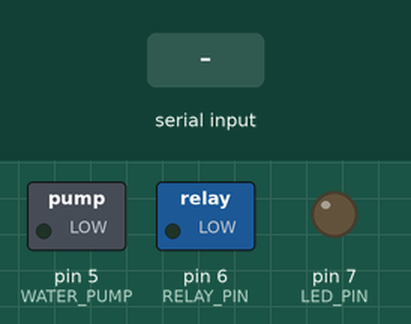
A sketch run on a simulated Arduino Uno, built with avr-gcc and run on an emulated ATmega328P. On the bench: switched loads named in the sketch (green lamp = pin HIGH), output pins drawn as LEDs (lit = HIGH). Inputs (shaded band) come from the test bench. What the sketch prints to the serial monitor is not drawn.

Above: at 1.2 s.
1.3 s: "PUMP ON\n" received over Serial
At 2.5 s:
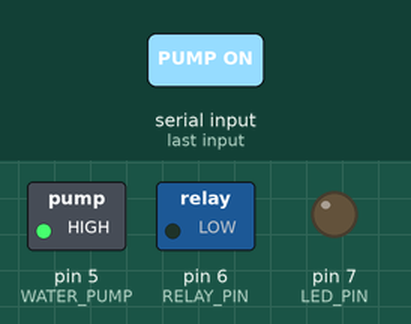
2.8 s: "FAN ON\n" received over Serial
At 3.8 s:
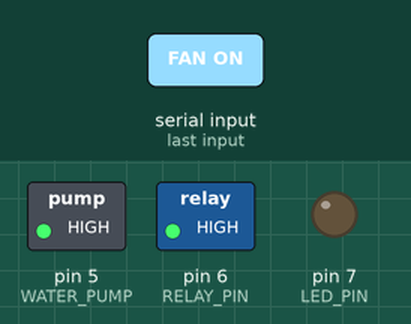
4.3 s: "PUMP OFF\n" received over Serial
At 5.0 s:
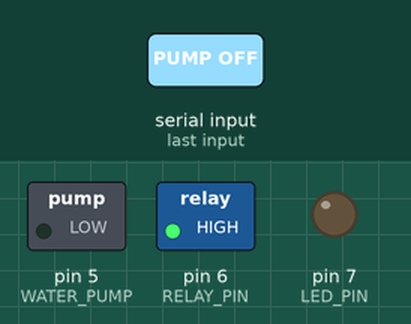
5.8 s: "LIGHT ON\n" received over Serial
At 6.2 s:
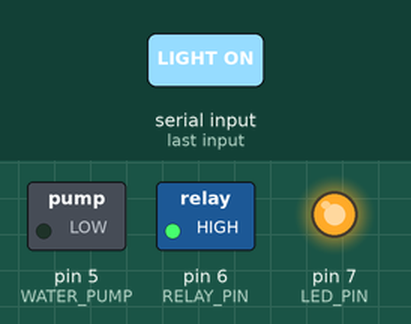
7.3 s: "FAN OFF\n" received over Serial
At 8.5 s:
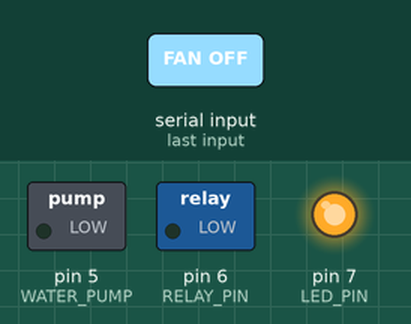
8.8 s: "PUMP ON\n" received over Serial
At 9.6 s:
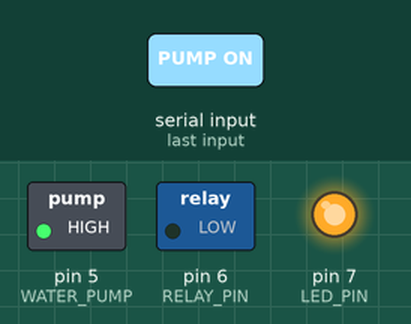
Timing chart, 0 to 11.3 s (numbered marks = the images above; inputs shaded):
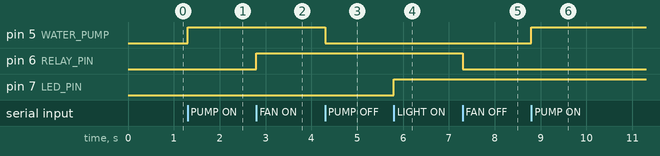

Measured:
- after the input at 1.3 s, pin 5 (WATER_PUMP): LOW → HIGH at once
- after the input at 2.8 s, pin 6 (RELAY_PIN): LOW → HIGH at once
- after the input at 4.3 s, pin 5 (WATER_PUMP): HIGH → LOW at once
- after the input at 5.8 s, pin 7 (LED_PIN): LOW → HIGH at once
- after the input at 7.3 s, pin 6 (RELAY_PIN): HIGH → LOW at once
- after the input at 8.8 s, pin 5 (WATER_PUMP): LOW → HIGH at once

The sketch:

farm_kit_test.ino
```cpp
#define WATER_PUMP 5
#define RELAY_PIN 6
#define LED_PIN 7

void setup() {
    Serial.begin(115200);
    Serial.println("🌱 Farm Kit Test Initializing...");

    pinMode(WATER_PUMP, OUTPUT);
    pinMode(RELAY_PIN, OUTPUT);
    pinMode(LED_PIN, OUTPUT);

    digitalWrite(WATER_PUMP, LOW);
    digitalWrite(RELAY_PIN, LOW);
    digitalWrite(LED_PIN, LOW);
}

void loop() {
    if (Serial.available()) {
        String command = Serial.readStringUntil('\n');
        command.trim();

        if (command == "PUMP ON") {
            digitalWrite(WATER_PUMP, HIGH);
            Serial.println("{\"status\":\"PUMP ON\"}");
        } else if (command == "PUMP OFF") {
            digitalWrite(WATER_PUMP, LOW);
            Serial.println("{\"status\":\"PUMP OFF\"}");
        } else if (command == "FAN ON") {
            digitalWrite(RELAY_PIN, HIGH);
            Serial.println("{\"status\":\"FAN ON\"}");
        } else if (command == "FAN OFF") {
            digitalWrite(RELAY_PIN, LOW);
            Serial.println("{\"status\":\"FAN OFF\"}");
        } else if (command == "LIGHT ON") {
            digitalWrite(LED_PIN, HIGH);
            Serial.println("{\"status\":\"LIGHT ON\"}");
        } else if (command == "LIGHT OFF") {
            digitalWrite(LED_PIN, LOW);
            Serial.println("{\"status\":\"LIGHT OFF\"}");
        } else {
            Serial.println("{\"error\":\"Unknown command\"}");
        }
    }
}
```
